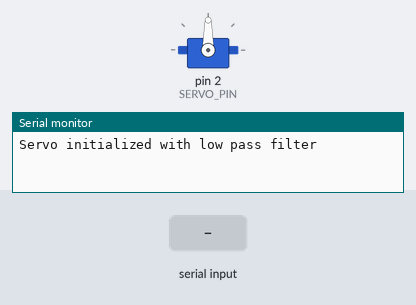
Recording of a sketch running on a simulated Arduino Uno, built with avr-gcc and run on an emulated ATmega328P. On the bench: servo, the last lines printed to the serial monitor. The inputs (shaded band) are chosen by the test bench.

Above: at 1.2 s.
1.3 s: "90,45\n" received over Serial
At 2.9 s:
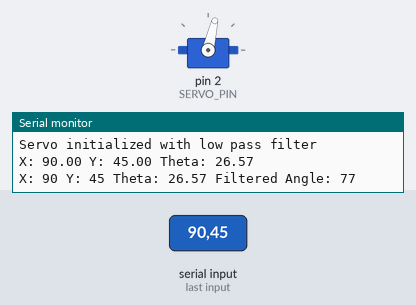
4.3 s: "1,90\n" received over Serial
At 4.51 s:
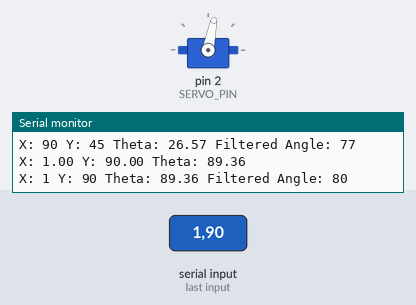
Timing chart, 0 to 7.3 s (numbered marks = the images above; inputs shaded):
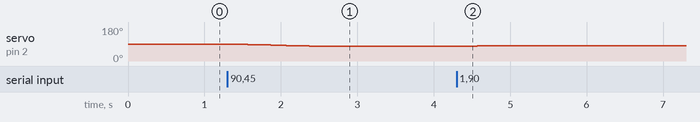

The sketch:

Robot_follow.ino
```cpp
#include <ServoEasing.hpp>

// Константы для сервопривода
const int SERVO_PIN = 2;
const int INITIAL_ANGLE = 90;  // Начальный угол сервопривода

// Константы для фильтрации
const float FILTER_FACTOR = 0.2;  // Коэффициент фильтрации (0.0 - 1.0)
                                 // Меньше значение = более плавное движение
                                 // Больше значение = более быстрая реакция
const int MIN_MOVE_THRESHOLD = 1;  // Минимальное изменение угла для движения

// Переменные для хранения диапазона координат
int minX = 99999;  // Начальное значение для определения минимума
int maxX = -99999; // Начальное значение для определения максимума

// Переменная для хранения отфильтрованного угла
float filteredAngle = INITIAL_ANGLE;

// Длина звена манипулятора
const float L1 = 75.0;  // мм

ServoEasing servo;
static int servoSpeed = 10;  // Уменьшаем скорость для плавности

void setup() {
    Serial.begin(9600);

    // Инициализация сервопривода
    servo.attach(SERVO_PIN, 500, 2500, 0, 180);
    servo.write(INITIAL_ANGLE);
    servo.setSpeed(servoSpeed);

    Serial.println("Servo initialized with low pass filter");
}

void loop() {
    if (Serial.available() > 0) {
        // Читаем строку с координатами
        String input = Serial.readStringUntil('\n');

        // Парсим координаты
        int comma = input.indexOf(',');
        if (comma != -1) {
            int x = input.substring(0, comma).toInt();
            int y = input.substring(comma + 1).toInt();

            // Обновляем диапазон
            if (x < minX) minX = x;
            if (x > maxX) maxX = x;

            // Вычисляем угол
            float theta;
            calculateAngles(x, y, theta);

            // Фильтруем угол
            filteredAngle = (FILTER_FACTOR * theta) + ((1 - FILTER_FACTOR) * filteredAngle);
            int newAngle = round(filteredAngle);

            // Проверяем, достаточно ли большое изменение для движения
            static int lastAngle = INITIAL_ANGLE;
            int angleDifference = abs(newAngle - lastAngle);

            // Уменьшаем минимальное пороговое значение для более плавного движения
            if (angleDifference >= MIN_MOVE_THRESHOLD) {
                if (servo.getCurrentAngle() != newAngle) {
                    servo.startEaseTo(newAngle);
                }
                lastAngle = newAngle;
            }

            // Выводим отладочную информацию
            Serial.print("X: ");
            Serial.print(x);
            Serial.print(" Y: ");
            Serial.print(y);
            Serial.print(" Theta: ");
            Serial.print(theta);
            Serial.print(" Filtered Angle: ");
            Serial.println(newAngle);
        }
    }
}

// Функция вычисления угла для одного звена
void calculateAngles(float x, float y, float& theta) {
    theta = atan2(y, x);  // Вычисляем угол в радианах
    theta = degrees(theta); // Переводим угол в градусы

    // Ограничиваем угол в пределах 0-180 градусов
    theta = constrain(theta, 0, 180);

    Serial.print("X: ");
    Serial.print(x);
    Serial.print(" Y: ");
    Serial.print(y);
    Serial.print(" Theta: ");
    Serial.println(theta);
}
```

Measured:
- after the input at 1.3 s, servo on pin 2 (SERVO_PIN): moves from 90° to 77° over 1.2 s, starting after 0.07 s
- after the input at 4.3 s, servo on pin 2 (SERVO_PIN): 77° → 78° after 0.07 s, → 79° 0.10 s later, → 80° 0.10 s later
